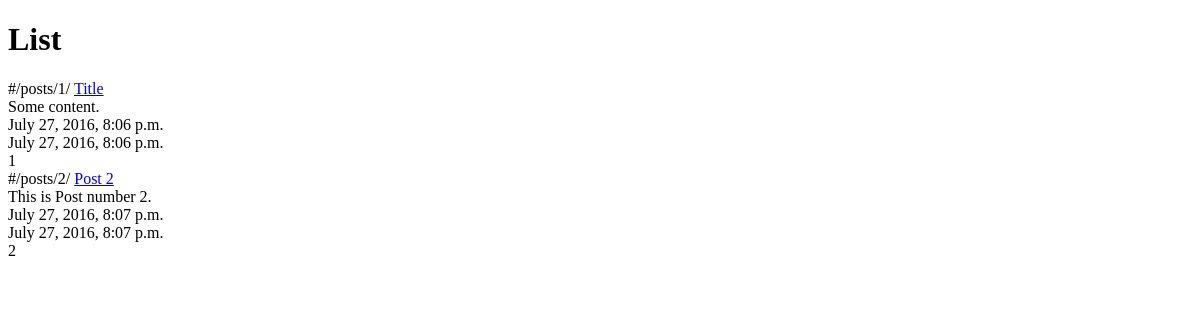
The app's page /posts/, older data.
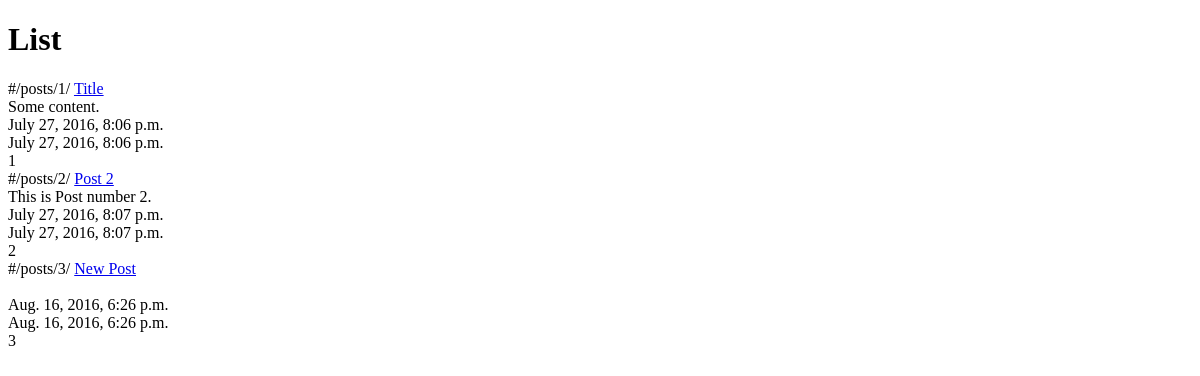
The same page, newer data.
### posts/models.py (models this page shows, shortened)
class Post(models.Model):
    title = models.CharField(max_length=120)
    content = models.TextField()
    timestamp = models.DateTimeField(auto_now=True, auto_now_add=False)
    updated = models.DateTimeField(auto_now=False, auto_now_add=True)
    def get_absolute_url(self):
        return reverse("posts:detail", kwargs={"pk": self.id})

### posts/views.py (the view)
def post_list(request):
    queryset = Post.objects.all()
    context = {
        "object_list": queryset,
        "title": "List"
    }
    return render(request, "index.html", context)

### templates/index.html (shortened to what this page needs)
<!DOCTYPE html>
<html lang="en">
<head>
</head>
<body>
    <h1>{{ title }}</h1>
    {% for obj in object_list %}
    #{% url "posts:detail" pk=obj.id %}
    <a href='{{ obj.get_absolute_url }}'>{{ obj.title }}</a><br/>
    {{ obj.content }}<br/>
    {{ obj.timestamp }}<br/>
    {{ obj.updated }}<br/>
    {{ obj.id }}<br/>
    {% endfor %}
</body>
</html>

Row changes from the older to the newer data that the page shows:
added Post: id "/posts/3/", title "New Post", timestamp "Aug. 16, 2016, 6:26 p.m.", updated "Aug. 16, 2016, 6:26 p.m.", id "3"
